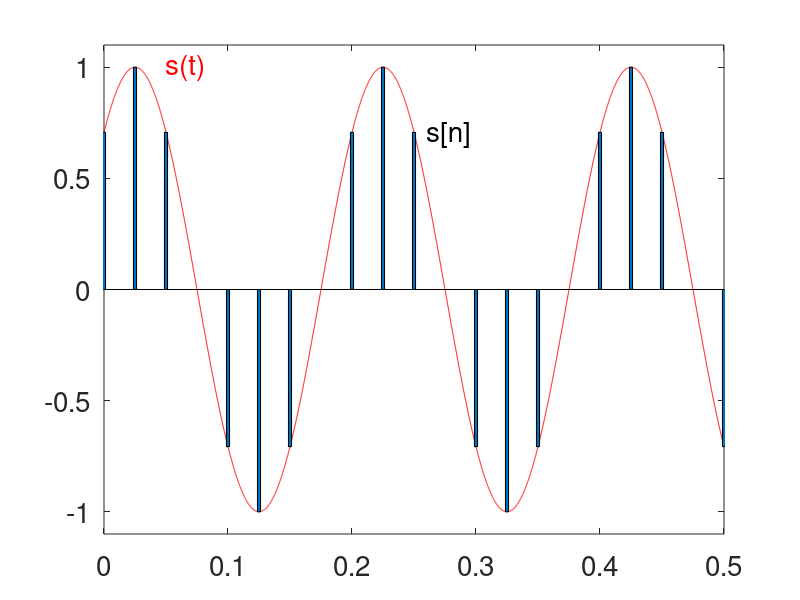
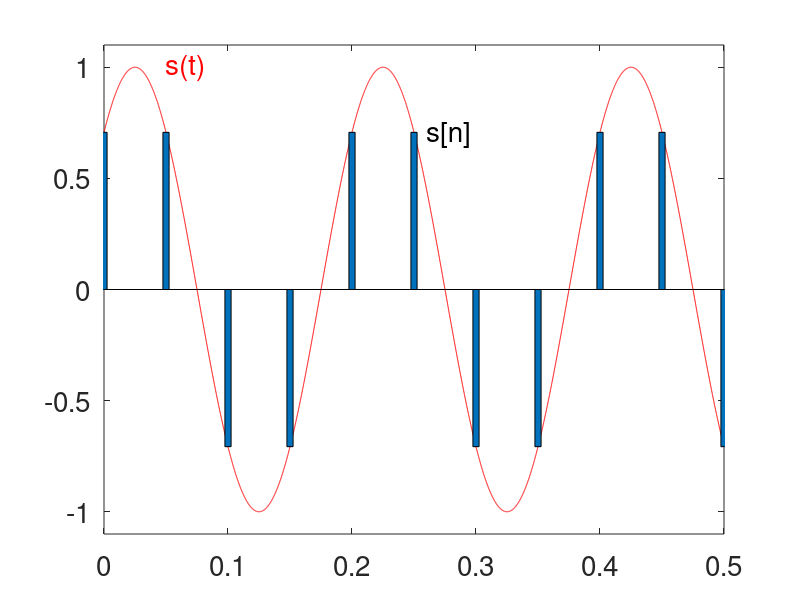
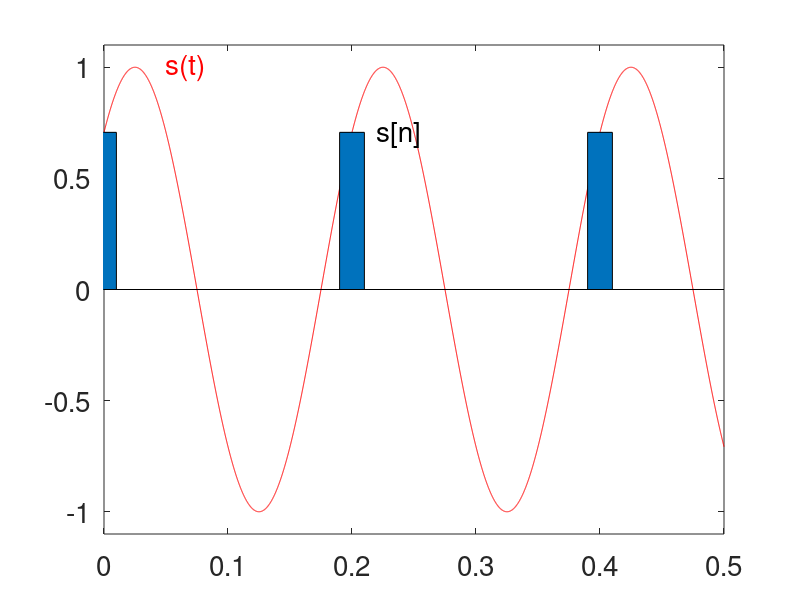
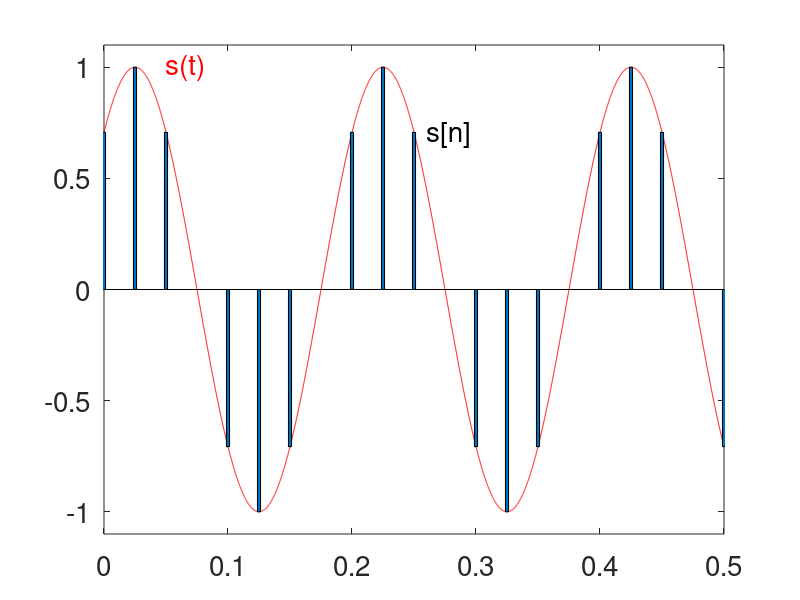

Source code (MATLAB) for these figures, in order:
% Time resolution in descret time domain
% FS with Octave programing

% clear
clear all
close all
fclose all
clc;

%{
  1. signal generation
  s(t) = sin(2*pi*freq*t + pi/4); // 단위 원을 두바퀴 도는 신호
%}

T = 0.5;
freq = 5;
wfreq = 2*pi*freq;

% assume continous time
t = 0:0.0001:T;

% continous time signal
st = sin(wfreq*t + pi/4);

% signal plot
figure(1);
plot(t,st, "r");
text(0.05,1,"s(t)","fontsize",20,"color","r");


% Change to descrete time
dt = 0.025;
n = 0:dt:T;

% descrete time signal
sn = sin(wfreq*n + pi/4);

% descrete signal plot
hold on, bar(n, sn, 0.1);
text(0.26,0.7,"s[n]","fontsize",20);
axis([0 T -1.1 1.1]);
set(gca, 'FontSize', 20);

% descret signal with different timestamp (Dt Signal 2);
dt = 0.05;
n = 0:dt:T;
sn = sin(wfreq*n + pi/4);

% signal plot
figure(2);
plot(t,st, "r");
text(0.05,1,"s(t)","fontsize",20,"color","r");
hold on, bar(n, sn, 0.1);
text(0.26,0.7,"s[n]","fontsize",20);
axis([0 T -1.1 1.1]);
set(gca, 'FontSize', 20);

% descret signal with different timestamp (Dt Signal 3);
dt = 0.2;
n = 0:dt:T;
sn = sin(wfreq*n + pi/4);

% signal plot
figure(3);
plot(t,st, "r");
text(0.05,1,"s(t)","fontsize",20,"color","r");
hold on, bar(n, sn, 0.1);
text(0.22,0.7,"s[n]","fontsize",20);
axis([0 T -1.1 1.1]);
set(gca, 'FontSize', 20);


######### 이제 위의 plot은 모두 확인하였으므로 창을 닫고 계속함. #########
close all;

### restore dscrete time signal 1
dt = 0.025;
n = 0:dt:T;

% descrete time signal
sn = sin(wfreq*n + pi/4);

% descrete signal plot
figure;
plot(t,st, "r");
text(0.05,1,"s(t)","fontsize",20,"color","r");
hold on, bar(n, sn, 0.1);
text(0.26,0.7,"s[n]","fontsize",20);
axis([0 T -1.1 1.1]);
set(gca, 'FontSize', 20);
###

%{
2. Generate basis
%}
N = 8;
w0 = 2*pi/N;
n_len = length(n);

Q = zeros(N, n_len);
for k=1:N
  q = exp(-j*(k-1)*w0*[1:1:n_len]);
  Q(k,:) = q;
endfor

%{
figure(2);
plot(real(Q(2,:)))
figure(3);
plot(imag(Q(2,:)))
%}

%{
3. Get coefficient
%}
ak = zeros(N,1);
for k=1:N
  ak(k) = sn*Q(k,:)'/n_len;
endfor
disp(ak);

################## T, N을 변경 후 ak를 관찰. ##################

T = 5;

freq = 5;
wfreq = 2*pi*freq;

% continous time
t = 0:0.0001:T;
st = sin(wfreq*t + pi/4);


dt = 0.025;
n = 0:dt:T;

% descrete time signal
sn = sin(wfreq*n + pi/4);

% descrete signal plot
figure;
plot(t,st, "r");
text(0.05,1,"s(t)","fontsize",20,"color","r");
hold on, bar(n, sn, 0.1);
text(0.26,0.7,"s[n]","fontsize",20);
axis([0 T -1.1 1.1]);
set(gca, 'FontSize', 20);
###

%{
2. Generate basis
%}
N = 200;
w0 = 2*pi/N;
n_len = length(n);

Q = zeros(N, n_len);
for k=1:N
  q = exp(-j*(k-1)*w0*[1:1:n_len]);
  Q(k,:) = q;
endfor

%{
3. Get coefficient
%}
ak = zeros(N,1);
for k=1:N
  ak(k) = sn*Q(k,:)'/n_len;
endfor
%disp(ak);
figure(3);
plot(abs(ak));


